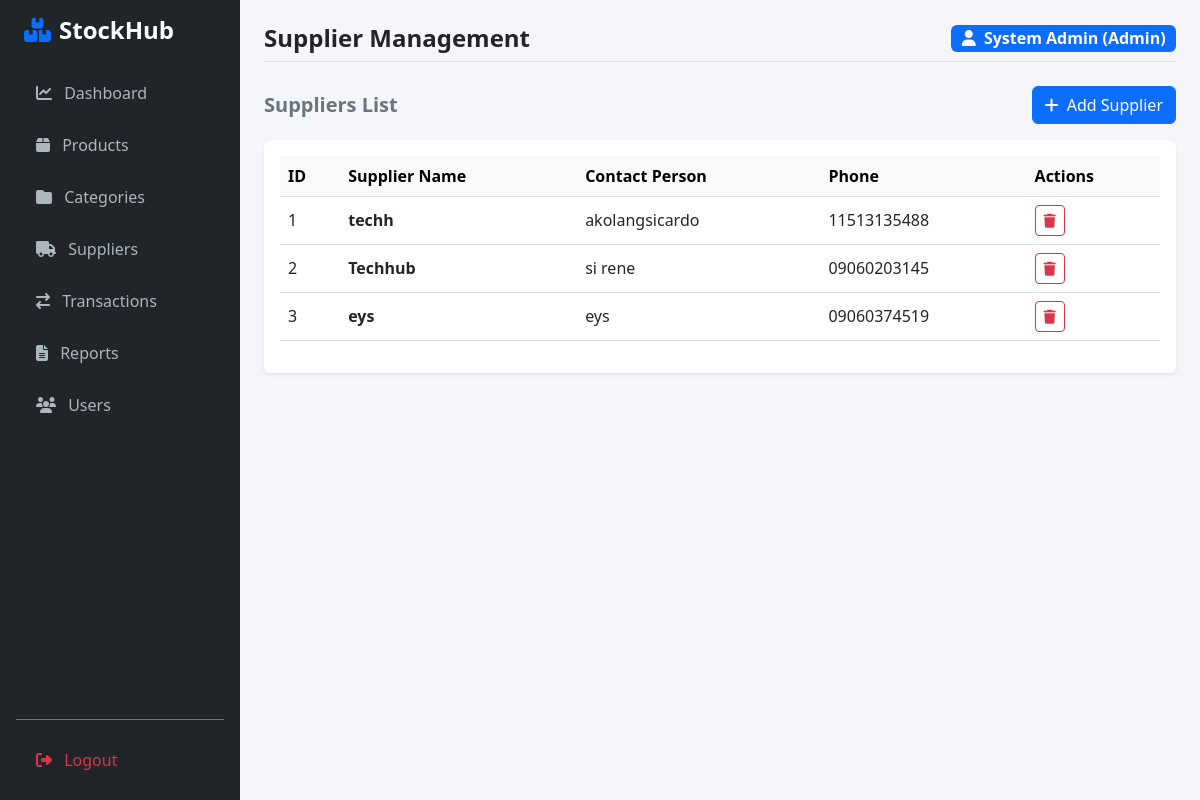
Screenshot of /suppliers (signed in) with the database file from the repository.
### app/models.py (models this page shows)
class User(UserMixin, db.Model):
    __tablename__ = 'users'
    id = db.Column(db.Integer, primary_key=True)
    full_name = db.Column(db.String(100), nullable=False)
    username = db.Column(db.String(50), unique=True, nullable=False)
    password_hash = db.Column(db.String(255), nullable=False)
    role = db.Column(db.Enum('Admin', 'Inventory Staff', 'Manager'), default='Inventory Staff', nullable=False)
    contact_no = db.Column(db.String(20))
    status = db.Column(db.Enum('Active', 'Inactive'), default='Active')
    created_at = db.Column(db.DateTime, default=datetime.utcnow)

class Supplier(db.Model):
    __tablename__ = 'suppliers'
    id = db.Column(db.Integer, primary_key=True)
    supplier_name = db.Column(db.String(100), nullable=False)
    contact_person = db.Column(db.String(100))
    contact_no = db.Column(db.String(20))
    created_at = db.Column(db.DateTime, default=datetime.utcnow)
    products = db.relationship('Product', backref='supplier', lazy=True)

### app/routes.py (the view)
@main.route('/suppliers')
@login_required
def suppliers():
    all_suppliers = Supplier.query.all()
    return render_template('suppliers.html', suppliers=all_suppliers)

### app/templates/suppliers.html (shortened to what this page needs)
{% extends "base.html" %}
{% block page_title %}Supplier Management{% endblock %}
{% block content %}
<div class="d-flex justify-content-between align-items-center mb-3">
    <h5 class="fw-bold text-secondary mb-0">Suppliers List</h5>
    <button class="btn btn-primary" data-bs-toggle="modal" data-bs-target="#addSupplierModal">
        <i class="fa-solid fa-plus me-1"></i> Add Supplier
    </button>
</div>
<div class="card shadow-sm border-0 p-3">
    <table class="table table-hover align-middle">
        <thead class="table-light">
            <tr>
                <th>ID</th>
                <th>Supplier Name</th>
                <th>Contact Person</th>
                <th>Phone</th>
                <th>Actions</th>
            </tr>
        </thead>
        <tbody>
            {% for supplier in suppliers %}
            <tr>
                <td>{{ supplier.id }}</td>
                <td class="fw-bold">{{ supplier.supplier_name }}</td>
                <td>{{ supplier.contact_person or 'N/A' }}</td>
                <td>{{ supplier.contact_no or 'N/A' }}</td>
                <td>
                    <form action="{{ url_for('main.delete_supplier', id=supplier.id) }}" method="POST" class="d-inline" onsubmit="return confirm('Are you sure you want to delete this supplier?');">
                        <button type="submit" class="btn btn-sm btn-outline-danger"><i class="fa-solid fa-trash"></i></button>
                    </form>
                </td>
            </tr>
            {% else %}
            <tr>
                <td colspan="5" class="text-center text-muted py-4">No suppliers created yet.</td>
            </tr>
            {% endfor %}
        </tbody>
    </table>
</div>
{% endblock %}

### app/templates/base.html (shortened to what this page needs)
<!DOCTYPE html>
<html lang="en">
<head>
    <link href="https://cdn.jsdelivr.net/npm/bootstrap@5.3.0/dist/css/bootstrap.min.css" rel="stylesheet">
    <link rel="stylesheet" href="https://cdnjs.cloudflare.com/ajax/libs/font-awesome/6.4.0/css/all.min.css">
</head>
<body class="d-flex">
<div class="sidebar p-3 d-flex flex-column">
    <h4 class="text-white fw-bold px-2 mb-4"><i class="fa-solid fa-boxes-stacked me-2 text-primary"></i>StockHub</h4>
    <nav class="nav flex-column gap-1">
        <a href="{{ url_for('main.dashboard') }}"><i class="fa-solid fa-chart-line me-2"></i> Dashboard</a>
        <a href="{{ url_for('main.products') }}"><i class="fa-solid fa-box me-2"></i> Products</a>
        <a href="{{ url_for('main.categories') }}"><i class="fa-solid fa-folder me-2"></i> Categories</a>
        <a href="{{ url_for('main.suppliers') }}"><i class="fa-solid fa-truck me-2"></i> Suppliers</a>
        <a href="{{ url_for('main.transactions') }}"><i class="fa-solid fa-arrow-right-arrow-left me-2"></i> Transactions</a>
        <a href="{{ url_for('main.reports') }}"><i class="fa-solid fa-file-lines me-2"></i> Reports</a>
        <a href="{{ url_for('main.users') }}"><i class="fa-solid fa-users me-2"></i> Users</a>
    </nav>
    <div class="mt-auto pt-3 border-top border-secondary">
        <a href="{{ url_for('main.logout') }}" class="text-danger"><i class="fa-solid fa-right-from-bracket me-2"></i> Logout</a>
    </div>
</div>
<div class="main-content p-4">
    <div class="d-flex justify-content-between align-items-center mb-4 pb-2 border-bottom">
        <h4 class="fw-bold mb-0">{% block page_title %}{% endblock %}</h4>
        {% if current_user.is_authenticated %}
        <div class="d-flex align-items-center gap-2">
            <span class="badge bg-primary fs-6"><i class="fa-solid fa-user me-1"></i> {{ current_user.full_name }} ({{ current_user.role }})</span>
        </div>
        {% endif %}
    </div>
    {% block content %}{% endblock %}
</div>
</body>
</html>

### app/templates/base.html (style rules this page uses)
body { background-color: #f4f6f9; }
.sidebar { min-height: 100vh; background-color: #212529; width: 240px; }
.sidebar a { color: #adb5bd; text-decoration: none; display: block; padding: 12px 20px; font-weight: 500; }
.main-content { flex: 1; min-height: 100vh; }

### rows the page displays
User: full_name "System Admin", role "Admin"
Supplier: id "1", supplier_name "techh", contact_person "akolangsicardo", contact_no "11513135488"
Supplier: id "2", supplier_name "Techhub", contact_person "si rene", contact_no "09060203145"
Supplier: id "3", supplier_name "eys", contact_person "eys", contact_no "09060374519"
